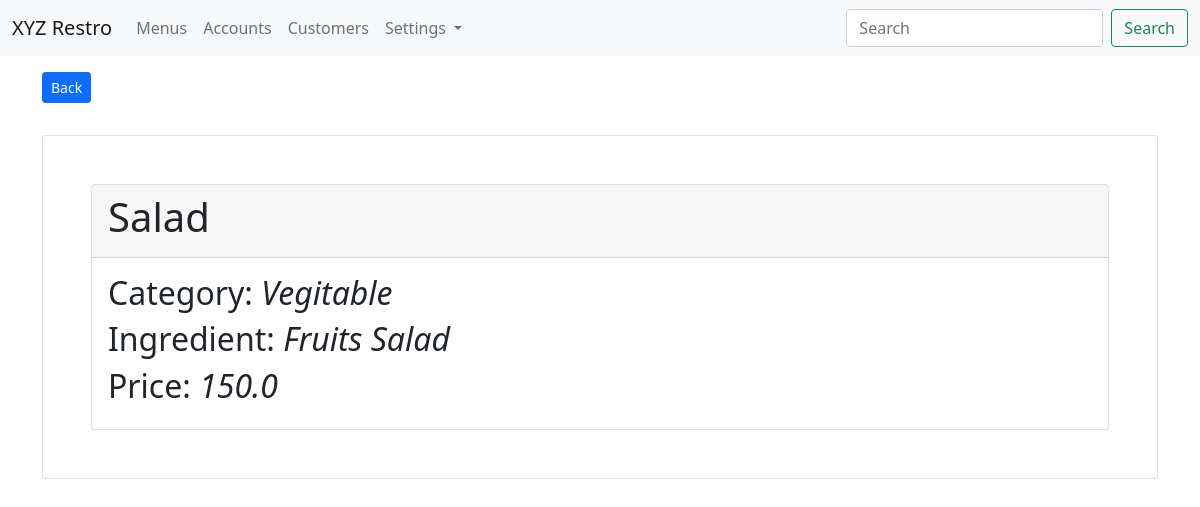
Before: /menus/show/4/ with the older database file.
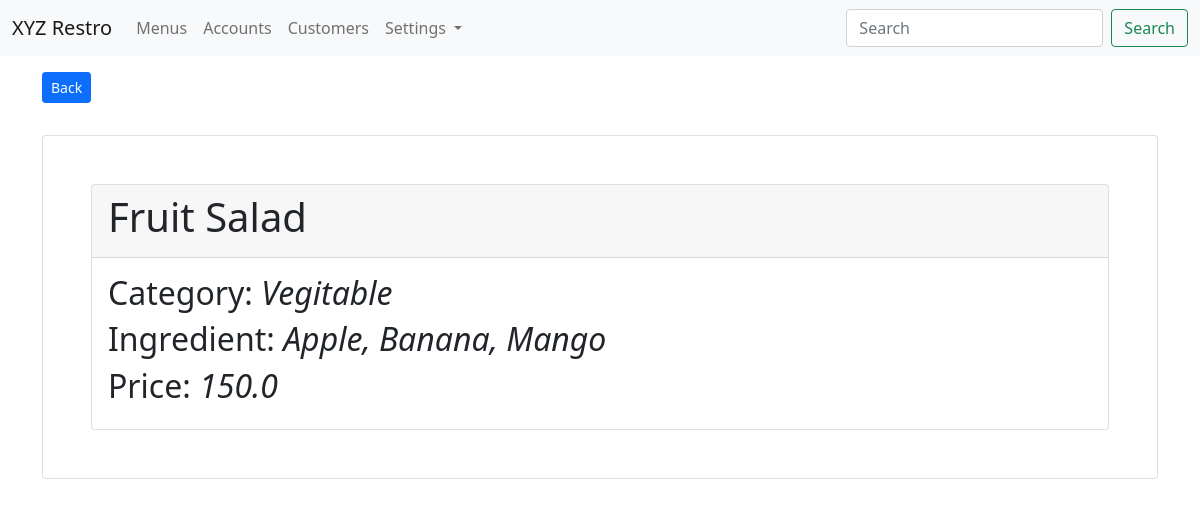
After: the same page with the newer database file.
### app_menus/models.py (models this page shows, shortened)
class Menu(models.Model):
    menu_title = models.CharField(max_length=100)
    menu_price = models.FloatField(default=0.00)
    menu_ingredient = models.CharField(max_length=100)
    menu_category = models.ForeignKey(Category, on_delete=models.CASCADE)
    menu_img = models.FileField(upload_to="images/menus/", blank=True, null=True)
    menu_created_at = models.DateTimeField(auto_now_add=True)
    is_active = models.BooleanField(default=True)
    class Meta:
        db_table = "restro_menus"
        ordering = ["-menu_title"]

class Category(models.Model):
    category_title = models.CharField(max_length=100)
    category_code = models.CharField(max_length=20, null=True, blank=True)
    class Meta:
        db_table = "restro_categories"
        ordering = ["-category_title"]

### app_menus/views.py (the view)
# urls.py: path('show/<int:id>/', views.show_menu, name='menu-show'),
def show_menu(request, id):
    menu_obj = Menu.objects.get(id=id)
    context = {"data": menu_obj}
    return render(request, 'menus/show_menu.html', context)

### templates/menus/show_menu.html (shortened to what this page needs)
{% extends 'layouts/master.html' %}
{% block content %}
<div class="container">
    <a href="{% url 'menu-list' %}" class="btn btn-sm btn-primary mb-3 mt-3">Back</a>
    <div class="card p-5 mt-3">
        <div class="card">
            <div class="card-header">
                <h1>{{ data.menu_title }}</h1>
            </div>
            <div class="card-body">
                <h2>Category: <i>{{ data.menu_category.category_title }}</i></h2>
                <h2>Ingredient: <i>{{ data.menu_ingredient }}</i></h2>
                <h2>Price: <i>{{ data.menu_price }}</i></h2>
            </div>
        </div>
    </div>
</div>
{% endblock %}

Changed rows visible on the page:
changed Menu "Vegitable": menu_title "Salad" → "Fruit Salad"; menu_ingredient "Fruits Salad" → "Apple, Banana, Mango"
